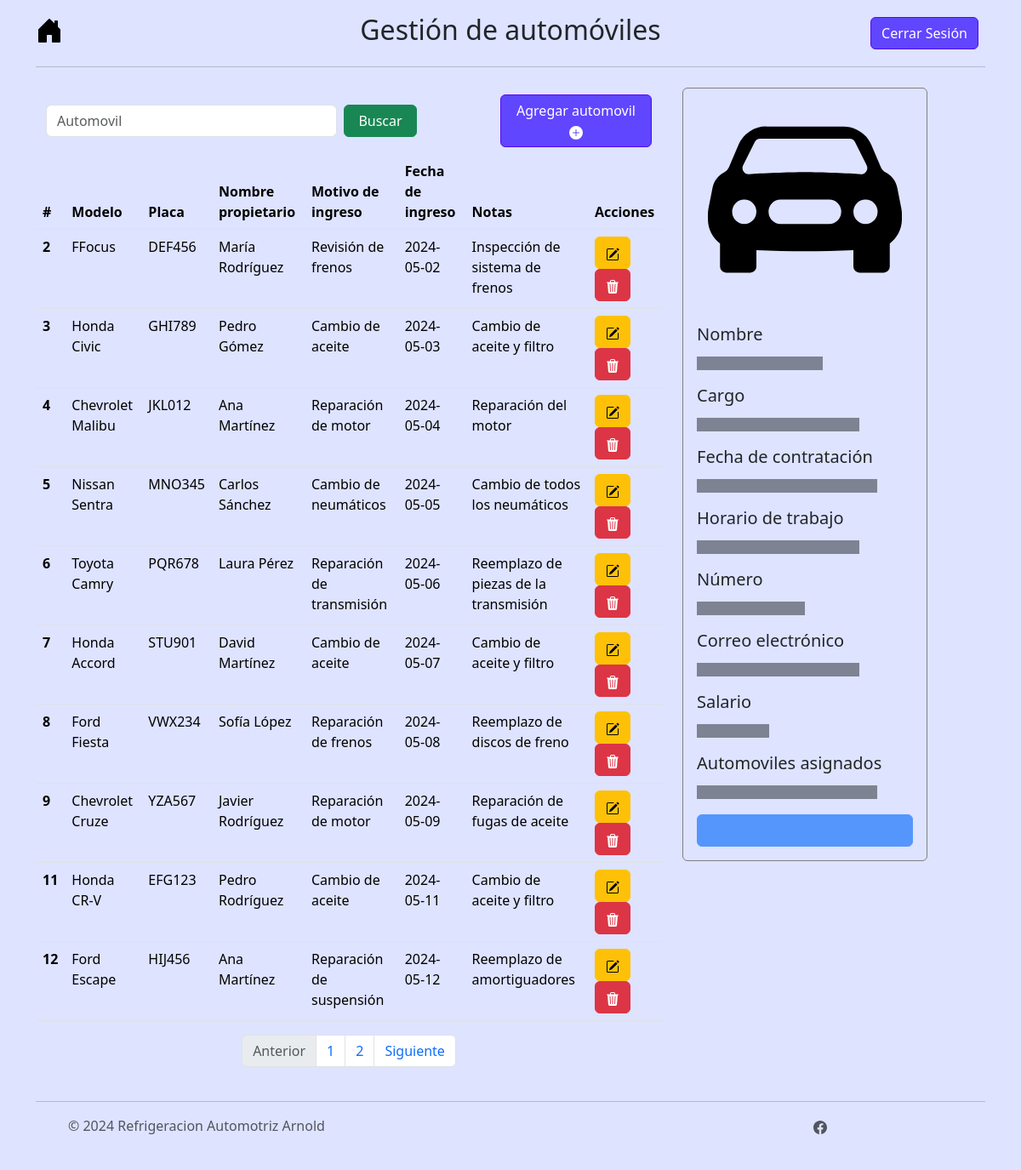
The app's page /menu/automoviles/page (signed in) with its own data.
### tables this page shows
CREATE TABLE automoviles (id_automovil INTEGER PRIMARY KEY AUTOINCREMENT NOT NULL, marca TEXT NOT NULL, modelo TEXT NOT NULL, placa TEXT UNIQUE NOT NULL, motivo_ingreso TEXT (150) NOT NULL, fecha_ingreso DATE NOT NULL, notas TEXT (255), estado TEXT NOT NULL DEFAULT "En espera", alta INTEGER DEFAULT (0) NOT NULL, nombre_propietario TEXT NOT NULL, telefono_propietario TEXT NOT NULL, correo_propietario TEXT NOT NULL, activo INTEGER NOT NULL DEFAULT (1), fecha_egreso TEXT, costo_total INTEGER, piezas_usadas TEXT, costo_mano_obra INTEGER);

### controller/automovil_controller.py (the view)
@app.route("/menu/automoviles")
@app.route("/menu/automoviles/page")
@app.route("/menu/automoviles/page/<int:page>")
@login_required
def menu_automoviles(page=1):
    rows = select_automovil_db(page)
    return render_template('menu_automoviles.html', data=rows)

### controller/login_controller.py (called while the page is built)
@login_manager.user_loader
def load_user(user_id):
    return db.get_or_404(Users, user_id)

### model/automovil_model.py (called while the page is built)
def select_automovil_db(page):
    limit=10
    start = limit * (page - 1)
    activo = 1
    try:
        conn = sqlite3.connect("instance/arnold_autorefrigeraciones.db")
        c = conn.cursor()
        c.execute("SELECT * FROM automoviles WHERE activo = ? LIMIT ?, ?", (activo, start, limit))
        myresult = c.fetchall()
        insertObject = []
        columnNames = [column[0] for column in c.description]
        for record in myresult:
            insertObject.append(dict(zip(columnNames, record)))
        count = contar_automoviles_activos_db()
        total_pages = ceil(int(count) / int(limit))
        conn.close()
        return [insertObject, total_pages]
    except sqlite3.Error as e:
        print("Error:", e)
        return None

def contar_automoviles_activos_db():
    activo = 1
    try:
        conn = sqlite3.connect("instance/arnold_autorefrigeraciones.db")
        c = conn.cursor()
        c.execute("SELECT count(id_automovil) FROM automoviles WHERE activo = ?", (activo, ))
        count = c.fetchall()[0][0]
        return int(count)
    except Exception as e:
        return str(e)
    finally:
        if conn:
            conn.close()

### templates/menu_automoviles.html (shortened to what this page needs)
{% extends 'base.html' %}
{% block styling %}
  {{ super() }}
  <link href="https://cdn.jsdelivr.net/npm/bootstrap-datepicker@1.9.0/dist/css/bootstrap-datepicker.min.css" rel="stylesheet">
  <link rel="stylesheet" href="/static/css/styles.css">
{% endblock %}
{% block nombre_menu %}Gestión de automóviles{% endblock %}
{% block content %}
<div class="container parent">
  <div class="row">
    <div class="col-lg-8 child">
      <nav class="navbar">
        <div class="container-fluid">
          <form class="d-flex" role="search", action="{{url_for('select_automovil_by_filter')}}", method="POST">
            <input class="form-control me-2 col-lg-3" type="search" placeholder="Automovil" aria-label="Search" name="filtro" required>
            <button class="btn btn-success col-lg-3" type="submit">Buscar</button>
          </form>
          <button type="button" class="btn btn-primary col-lg-3" data-bs-toggle="modal" data-bs-target="#ModalCreateAutomovil">
            Agregar automovil
            <svg xmlns="http://www.w3.org/2000/svg" width="16" height="16" fill="currentColor" class="bi bi-plus-circle-fill" viewBox="0 0 16 16">
              <path d="M16 8A8 8 0 1 1 0 8a8 8 0 0 1 16 0M8.5 4.5a.5.5 0 0 0-1 0v3h-3a.5.5 0 0 0 0 1h3v3a.5.5 0 0 0 1 0v-3h3a.5.5 0 0 0 0-1h-3z"/>
            </svg>
          </button>
        </div>
      </nav>
    <div class="table-responsive bg-custom">
      <table class="table table-hover" id="tabla_automoviles">
        <thead class="thead-dark">
          <tr>
            <th scope="col">#</th>
            <th scope="col">Modelo</th>
            <th scope="col">Placa</th>
            <th scope="col">Nombre propietario</th>
            <th scope="col">Motivo de ingreso</th>
            <th scope="col">Fecha de ingreso</th>
            <th scope="col">Notas</th>
            <th scope="col">Acciones</th>
          </tr>
        </thead>
        <tbody>
          {% for automovil in data[0] %}
            <tr>
              <th>{{ automovil.id_automovil }}</th>
              <td>{{ automovil.modelo }}</td>
              <td>{{ automovil.placa}}</td>
              <td>{{ automovil.nombre_propietario }}</td>
              <td>{{ automovil.motivo_ingreso }}</td>
              <td>{{ automovil.fecha_ingreso }}</td>
              <td>{{ automovil.notas }}</td>
              <td>
                <button type="button" class="btn btn-warning" data-bs-toggle="modal" data-bs-target="#modal_update{{automovil.id_automovil}}">
                </button>
                <button type="button" class="btn btn-danger" data-bs-toggle="modal" data-bs-target="#modal_delete{{automovil.id_automovil}}">
                </button>
              </td>
            </tr>
          {% endfor %}
          </tbody>
        </table>
      </div>
      <nav aria-label="Page navigation example">
        <ul class="pagination justify-content-center">
          <li class="page-item disabled">
            <a class="page-link">Anterior</a>
          </li>
          {% for i in range(data[1]) %}
            <li class="page-item"><a class="page-link" href="{{url_for('menu_automoviles', page=i+1)}}">{{i+1}}</a></li>
          {% endfor %}
          <li class="page-item">
            <a class="page-link" href="#">Siguiente</a>
          </li>
        </ul>
      </nav>
    </div>
    <div class="col-lg-4 child">
      <div class="card card-color" style="width: 18rem;" id="details_card">
        <img src="/static/icons/car-front-fill.svg" class="card-img-top my-3 mx-auto" style="max-width: 80%;" alt="...">
        <div class="card-body">
          <div class="row">
            <div class="col">
              <h5 class="card-title">Nombre</h5>
              <p class="placeholder-glow">
                <span class="placeholder col-7"></span>
              </p>
              <h5 class="card-title">Cargo</h5>
              <p class="placeholder-glow">
                <span class="placeholder col-9"></span>
              </p>
              <h5 class="card-title">Fecha de contratación</h5>
              <p class="placeholder-glow">
                <span class="placeholder col-10"></span>
              </p>
              <h5 class="card-title">Horario de trabajo</h5>
              <p class="placeholder-glow">
                <span class="placeholder col-9"></span>
              </p>
            </div>
            <div class="col">
              <h5 class="card-title">Número</h5>
              <p class="placeholder-glow">
                <span class="placeholder col-6"></span>
              </p>
              <h5 class="card-title">Correo electrónico</h5>
              <p class="placeholder-glow">
                <span class="placeholder col-9"></span>
              </p>
              <h5 class="card-title">Salario</h5>
              <p class="placeholder-glow">
                <span class="placeholder col-4"></span>
              </p>
              <h5 class="card-title">Automoviles asignados</h5>
              <p class="placeholder-glow">
                <span class="placeholder col-10"></span>
              </p>
              <a class="btn btn-primary disabled placeholder col-12" aria-disabled="true"></a>
            </div>
          </div>
        </div>
      </div>
    </div>
  </div>
</div>
<div class="toast-container position-fixed bottom-0 end-0 p-3">
</div>
{% endblock %}

### static/css/styles.css (style rules this page uses)
.bg-custom, .bg-custom th, .bg-custom td { background-color: #DEE3FF !important; }
.btn-primary { background-color: #6046FF; border: 1px solid #5308F3; color:#FFFFFF; }
.card-color { background-color: #DEE3FF; border: 1px solid #808080; }

### records on screen
automoviles: id_automovil "2", modelo "FFocus", placa "DEF456", nombre_propietario "María Rodríguez", motivo_ingreso "Revisión de frenos", fecha_ingreso "2024-05-02", notas "Inspección de sistema de frenos"
automoviles: id_automovil "3", modelo "Honda Civic", placa "GHI789", nombre_propietario "Pedro Gómez", motivo_ingreso "Cambio de aceite", fecha_ingreso "2024-05-03", notas "Cambio de aceite y filtro"
automoviles: id_automovil "4", modelo "Chevrolet Malibu", placa "JKL012", nombre_propietario "Ana Martínez", motivo_ingreso "Reparación de motor", fecha_ingreso "2024-05-04", notas "Reparación del motor"
automoviles: id_automovil "5", modelo "Nissan Sentra", placa "MNO345", nombre_propietario "Carlos Sánchez", motivo_ingreso "Cambio de neumáticos", fecha_ingreso "2024-05-05", notas "Cambio de todos los neumáticos"
automoviles: id_automovil "6", modelo "Toyota Camry", placa "PQR678", nombre_propietario "Laura Pérez", motivo_ingreso "Reparación de transmisión", fecha_ingreso "2024-05-06", notas "Reemplazo de piezas de la transmisión"
automoviles: id_automovil "7", modelo "Honda Accord", placa "STU901", nombre_propietario "David Martínez", motivo_ingreso "Cambio de aceite", fecha_ingreso "2024-05-07", notas "Cambio de aceite y filtro"
automoviles: id_automovil "8", modelo "Ford Fiesta", placa "VWX234", nombre_propietario "Sofía López", motivo_ingreso "Reparación de frenos", fecha_ingreso "2024-05-08", notas "Reemplazo de discos de freno"
automoviles: id_automovil "9", modelo "Chevrolet Cruze", placa "YZA567", nombre_propietario "Javier Rodríguez", motivo_ingreso "Reparación de motor", fecha_ingreso "2024-05-09", notas "Reparación de fugas de aceite"
automoviles: id_automovil "11", modelo "Honda CR-V", placa "EFG123", nombre_propietario "Pedro Rodríguez", motivo_ingreso "Cambio de aceite", fecha_ingreso "2024-05-11", notas "Cambio de aceite y filtro"
automoviles: id_automovil "12", modelo "Ford Escape", placa "HIJ456", nombre_propietario "Ana Martínez", motivo_ingreso "Reparación de suspensión", fecha_ingreso "2024-05-12", notas "Reemplazo de amortiguadores"

### other values on screen
{{ i+1 }} "1" "2"
